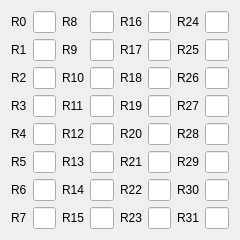
<?xml version="1.0" encoding="UTF-8"?>
<ui version="4.0">
 <class>RegisterWidget</class>
 <widget class="QWidget" name="RegisterWidget">
  <property name="geometry">
   <rect>
    <x>0</x>
    <y>0</y>
    <width>240</width>
    <height>240</height>
   </rect>
  </property>
  <layout class="QGridLayout" name="registersLayout">
   <item row="1" column="0">
    <widget class="QLabel" name="r0Label">
     <property name="text">
      <string>R0</string>
     </property>
    </widget>
   </item>
   <item row="4" column="2">
    <widget class="QLabel" name="r11Label">
     <property name="text">
      <string>R11</string>
     </property>
    </widget>
   </item>
   <item row="1" column="1">
    <widget class="RegisterLineEdit" name="r0Edit"/>
   </item>
   <item row="5" column="1">
    <widget class="QLineEdit" name="r4Edit"/>
   </item>
   <item row="4" column="1">
    <widget class="QLineEdit" name="r3Edit"/>
   </item>
   <item row="2" column="1">
    <widget class="QLineEdit" name="r1Edit"/>
   </item>
   <item row="8" column="0">
    <widget class="QLabel" name="r7Label">
     <property name="text">
      <string>R7</string>
     </property>
    </widget>
   </item>
   <item row="3" column="3">
    <widget class="QLineEdit" name="r10Edit"/>
   </item>
   <item row="5" column="3">
    <widget class="QLineEdit" name="r12Edit"/>
   </item>
   <item row="2" column="6">
    <widget class="QLabel" name="r25Label">
     <property name="text">
      <string>R25</string>
     </property>
    </widget>
   </item>
   <item row="7" column="5">
    <widget class="QLineEdit" name="r22Edit"/>
   </item>
   <item row="6" column="2">
    <widget class="QLabel" name="r13Label">
     <property name="text">
      <string>R13</string>
     </property>
    </widget>
   </item>
   <item row="5" column="0">
    <widget class="QLabel" name="r4Label">
     <property name="text">
      <string>R4</string>
     </property>
    </widget>
   </item>
   <item row="3" column="5">
    <widget class="QLineEdit" name="r18Edit"/>
   </item>
   <item row="4" column="6">
    <widget class="QLabel" name="r27Label">
     <property name="text">
      <string>R27</string>
     </property>
    </widget>
   </item>
   <item row="8" column="3">
    <widget class="QLineEdit" name="r15Edit"/>
   </item>
   <item row="8" column="2">
    <widget class="QLabel" name="r15Label">
     <property name="text">
      <string>R15</string>
     </property>
    </widget>
   </item>
   <item row="2" column="7">
    <widget class="QLineEdit" name="r25Edit"/>
   </item>
   <item row="4" column="5">
    <widget class="QLineEdit" name="r19Edit"/>
   </item>
   <item row="7" column="1">
    <widget class="QLineEdit" name="r6Edit"/>
   </item>
   <item row="1" column="7">
    <widget class="QLineEdit" name="r24Edit"/>
   </item>
   <item row="2" column="5">
    <widget class="QLineEdit" name="r17Edit"/>
   </item>
   <item row="7" column="7">
    <widget class="QLineEdit" name="r30Edit"/>
   </item>
   <item row="6" column="4">
    <widget class="QLabel" name="r21Label">
     <property name="text">
      <string>R21</string>
     </property>
    </widget>
   </item>
   <item row="1" column="3">
    <widget class="QLineEdit" name="r8Edit"/>
   </item>
   <item row="5" column="2">
    <widget class="QLabel" name="r12Label">
     <property name="text">
      <string>R12</string>
     </property>
    </widget>
   </item>
   <item row="8" column="5">
    <widget class="QLineEdit" name="r23Edit"/>
   </item>
   <item row="5" column="7">
    <widget class="QLineEdit" name="r28Edit"/>
   </item>
   <item row="1" column="6">
    <widget class="QLabel" name="r24Label">
     <property name="text">
      <string>R24</string>
     </property>
    </widget>
   </item>
   <item row="2" column="0">
    <widget class="QLabel" name="r1Label">
     <property name="text">
      <string>R1</string>
     </property>
    </widget>
   </item>
   <item row="4" column="0">
    <widget class="QLabel" name="r3Label">
     <property name="text">
      <string>R3</string>
     </property>
    </widget>
   </item>
   <item row="6" column="0">
    <widget class="QLabel" name="r5Label">
     <property name="text">
      <string>R5</string>
     </property>
    </widget>
   </item>
   <item row="6" column="1">
    <widget class="QLineEdit" name="r5Edit"/>
   </item>
   <item row="8" column="1">
    <widget class="QLineEdit" name="r7Edit"/>
   </item>
   <item row="2" column="4">
    <widget class="QLabel" name="r17Label">
     <property name="text">
      <string>R17</string>
     </property>
    </widget>
   </item>
   <item row="3" column="4">
    <widget class="QLabel" name="r18Label">
     <property name="text">
      <string>R18</string>
     </property>
    </widget>
   </item>
   <item row="3" column="1">
    <widget class="QLineEdit" name="r2Edit"/>
   </item>
   <item row="7" column="0">
    <widget class="QLabel" name="r6Label">
     <property name="text">
      <string>R6</string>
     </property>
    </widget>
   </item>
   <item row="1" column="5">
    <widget class="QLineEdit" name="r16Edit"/>
   </item>
   <item row="4" column="3">
    <widget class="QLineEdit" name="r11Edit"/>
   </item>
   <item row="1" column="4">
    <widget class="QLabel" name="r16Label">
     <property name="text">
      <string>R16</string>
     </property>
    </widget>
   </item>
   <item row="6" column="3">
    <widget class="QLineEdit" name="r13Edit"/>
   </item>
   <item row="2" column="3">
    <widget class="QLineEdit" name="r9Edit"/>
   </item>
   <item row="3" column="2">
    <widget class="QLabel" name="r10Label">
     <property name="text">
      <string>R10</string>
     </property>
    </widget>
   </item>
   <item row="5" column="6">
    <widget class="QLabel" name="r28Label">
     <property name="text">
      <string>R28</string>
     </property>
    </widget>
   </item>
   <item row="6" column="5">
    <widget class="QLineEdit" name="r21Edit"/>
   </item>
   <item row="8" column="4">
    <widget class="QLabel" name="r23Label">
     <property name="text">
      <string>R23</string>
     </property>
    </widget>
   </item>
   <item row="7" column="6">
    <widget class="QLabel" name="r30Label">
     <property name="text">
      <string>R30</string>
     </property>
    </widget>
   </item>
   <item row="6" column="7">
    <widget class="QLineEdit" name="r29Edit"/>
   </item>
   <item row="7" column="4">
    <widget class="QLabel" name="r22Label">
     <property name="text">
      <string>R22</string>
     </property>
    </widget>
   </item>
   <item row="3" column="6">
    <widget class="QLabel" name="r26Label">
     <property name="text">
      <string>R26</string>
     </property>
    </widget>
   </item>
   <item row="7" column="3">
    <widget class="QLineEdit" name="r14Edit"/>
   </item>
   <item row="3" column="0">
    <widget class="QLabel" name="r2Label">
     <property name="text">
      <string>R2</string>
     </property>
    </widget>
   </item>
   <item row="4" column="7">
    <widget class="QLineEdit" name="r27Edit"/>
   </item>
   <item row="6" column="6">
    <widget class="QLabel" name="r29Label">
     <property name="text">
      <string>R29</string>
     </property>
    </widget>
   </item>
   <item row="8" column="7">
    <widget class="QLineEdit" name="r31Edit"/>
   </item>
   <item row="5" column="5">
    <widget class="QLineEdit" name="r20Edit"/>
   </item>
   <item row="4" column="4">
    <widget class="QLabel" name="r19Label">
     <property name="text">
      <string>R19</string>
     </property>
    </widget>
   </item>
   <item row="1" column="2">
    <widget class="QLabel" name="r8Label">
     <property name="text">
      <string>R8</string>
     </property>
    </widget>
   </item>
   <item row="2" column="2">
    <widget class="QLabel" name="r9Label">
     <property name="text">
      <string>R9</string>
     </property>
    </widget>
   </item>
   <item row="8" column="6">
    <widget class="QLabel" name="r31Label">
     <property name="text">
      <string>R31</string>
     </property>
    </widget>
   </item>
   <item row="7" column="2">
    <widget class="QLabel" name="r14Label">
     <property name="text">
      <string>R14</string>
     </property>
    </widget>
   </item>
   <item row="5" column="4">
    <widget class="QLabel" name="r20Label">
     <property name="text">
      <string>R20</string>
     </property>
    </widget>
   </item>
   <item row="3" column="7">
    <widget class="QLineEdit" name="r26Edit"/>
   </item>
  </layout>
 </widget>
 <customwidgets>
  <customwidget>
   <class>RegisterLineEdit</class>
   <extends>QLineEdit</extends>
   <header>RegisterLineEdit.h</header>
  </customwidget>
 </customwidgets>
 <resources/>
 <connections/>
</ui>
